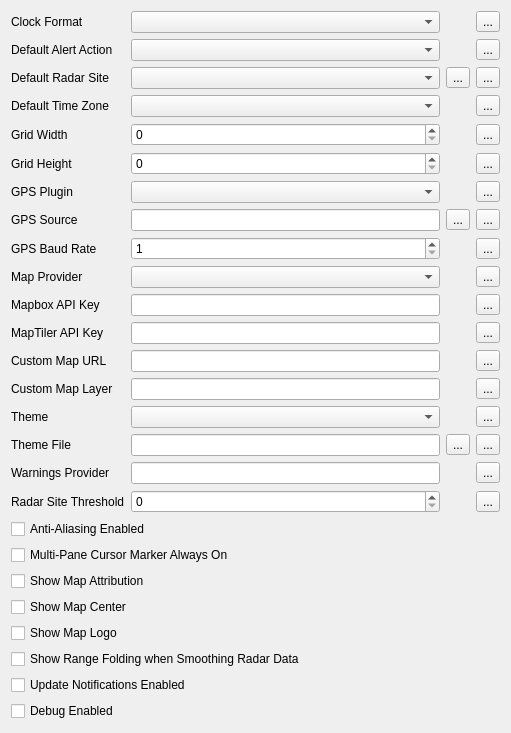
             <widget class="QWidget" name="scrollAreaWidgetContents_2">
              <property name="geometry">
               <rect>
                <x>0</x>
                <y>-302</y>
                <width>511</width>
                <height>733</height>
               </rect>
              </property>
              <layout class="QVBoxLayout" name="verticalLayout">
               <item>
                <widget class="QFrame" name="frame_2">
                 <property name="frameShape">
                  <enum>QFrame::Shape::NoFrame</enum>
                 </property>
                 <layout class="QGridLayout" name="gridLayout_4">
                  <property name="leftMargin">
                   <number>0</number>
                  </property>
                  <property name="topMargin">
                   <number>0</number>
                  </property>
                  <property name="rightMargin">
                   <number>0</number>
                  </property>
                  <property name="bottomMargin">
                   <number>0</number>
                  </property>
                  <item row="5" column="0">
                   <widget class="QLabel" name="label_2">
                    <property name="text">
                     <string>Grid Width</string>
                    </property>
                   </widget>
                  </item>
                  <item row="18" column="2">
                   <widget class="QComboBox" name="themeComboBox"/>
                  </item>
                  <item row="13" column="4">
                   <widget class="QToolButton" name="resetMapTilerApiKeyButton">
                    <property name="text">
                     <string>...</string>
                    </property>
                    <property name="icon">
                     <iconset resource="../../../../scwx-qt.qrc">
                      <normaloff>:/res/icons/font-awesome-6/rotate-left-solid.svg</normaloff>:/res/icons/font-awesome-6/rotate-left-solid.svg</iconset>
                    </property>
                   </widget>
                  </item>
                  <item row="9" column="3">
                   <widget class="QToolButton" name="gpsSourceSelectButton">
                    <property name="text">
                     <string>...</string>
                    </property>
                   </widget>
                  </item>
                  <item row="10" column="4">
                   <widget class="QToolButton" name="resetNmeaBaudRateButton">
                    <property name="text">
                     <string>...</string>
                    </property>
                    <property name="icon">
                     <iconset resource="../../../../scwx-qt.qrc">
                      <normaloff>:/res/icons/font-awesome-6/rotate-left-solid.svg</normaloff>:/res/icons/font-awesome-6/rotate-left-solid.svg</iconset>
                    </property>
                   </widget>
                  </item>
                  <item row="1" column="2">
                   <widget class="QComboBox" name="clockFormatComboBox"/>
                  </item>
                  <item row="12" column="0">
                   <widget class="QLabel" name="label_4">
                    <property name="text">
                     <string>Mapbox API Key</string>
                    </property>
                   </widget>
                  </item>
                  <item row="22" column="4">
                   <widget class="QToolButton" name="resetWarningsProviderButton">
                    <property name="text">
                     <string>...</string>
                    </property>
                    <property name="icon">
                     <iconset resource="../../../../scwx-qt.qrc">
                      <normaloff>:/res/icons/font-awesome-6/rotate-left-solid.svg</normaloff>:/res/icons/font-awesome-6/rotate-left-solid.svg</iconset>
                    </property>
                   </widget>
                  </item>
                  <item row="19" column="4">
                   <widget class="QToolButton" name="resetThemeFileButton">
                    <property name="text">
                     <string>...</string>
                    </property>
                    <property name="icon">
                     <iconset resource="../../../../scwx-qt.qrc">
                      <normaloff>:/res/icons/font-awesome-6/rotate-left-solid.svg</normaloff>:/res/icons/font-awesome-6/rotate-left-solid.svg</iconset>
                    </property>
                   </widget>
                  </item>
                  <item row="1" column="0">
                   <widget class="QLabel" name="label_20">
                    <property name="text">
                     <string>Clock Format</string>
                    </property>
                   </widget>
                  </item>
                  <item row="9" column="4">
                   <widget class="QToolButton" name="resetNmeaSourceButton">
                    <property name="text">
                     <string>...</string>
                    </property>
                    <property name="icon">
                     <iconset resource="../../../../scwx-qt.qrc">
                      <normaloff>:/res/icons/font-awesome-6/rotate-left-solid.svg</normaloff>:/res/icons/font-awesome-6/rotate-left-solid.svg</iconset>
                    </property>
                   </widget>
                  </item>
                  <item row="4" column="0">
                   <widget class="QLabel" name="label_21">
                    <property name="text">
                     <string>Default Time Zone</string>
                    </property>
                   </widget>
                  </item>
                  <item row="13" column="2">
                   <widget class="QLineEdit" name="mapTilerApiKeyLineEdit">
                    <property name="echoMode">
                     <enum>QLineEdit::EchoMode::Password</enum>
                    </property>
                   </widget>
                  </item>
                  <item row="12" column="2">
                   <widget class="QLineEdit" name="mapboxApiKeyLineEdit">
                    <property name="echoMode">
                     <enum>QLineEdit::EchoMode::Password</enum>
                    </property>
                   </widget>
                  </item>
                  <item row="8" column="2">
                   <widget class="QComboBox" name="positioningPluginComboBox"/>
                  </item>
                  <item row="18" column="4">
                   <widget class="QToolButton" name="resetThemeButton">
                    <property name="text">
                     <string>...</string>
                    </property>
                    <property name="icon">
                     <iconset resource="../../../../scwx-qt.qrc">
                      <normaloff>:/res/icons/font-awesome-6/rotate-left-solid.svg</normaloff>:/res/icons/font-awesome-6/rotate-left-solid.svg</iconset>
                    </property>
                   </widget>
                  </item>
                  <item row="19" column="0">
                   <widget class="QLabel" name="label_30">
                    <property name="text">
                     <string>Theme File</string>
                    </property>
                   </widget>
                  </item>
                  <item row="5" column="2">
                   <widget class="QSpinBox" name="gridWidthSpinBox"/>
                  </item>
                  <item row="6" column="4">
                   <widget class="QToolButton" name="resetGridHeightButton">
                    <property name="text">
                     <string>...</string>
                    </property>
                    <property name="icon">
                     <iconset resource="../../../../scwx-qt.qrc">
                      <normaloff>:/res/icons/font-awesome-6/rotate-left-solid.svg</normaloff>:/res/icons/font-awesome-6/rotate-left-solid.svg</iconset>
                    </property>
                   </widget>
                  </item>
                  <item row="3" column="4">
                   <widget class="QToolButton" name="resetRadarSiteButton">
                    <property name="text">
                     <string>...</string>
                    </property>
                    <property name="icon">
                     <iconset resource="../../../../scwx-qt.qrc">
                      <normaloff>:/res/icons/font-awesome-6/rotate-left-solid.svg</normaloff>:/res/icons/font-awesome-6/rotate-left-solid.svg</iconset>
                    </property>
                   </widget>
                  </item>
                  <item row="4" column="2">
                   <widget class="QComboBox" name="defaultTimeZoneComboBox"/>
                  </item>
                  <item row="5" column="4">
                   <widget class="QToolButton" name="resetGridWidthButton">
                    <property name="text">
                     <string>...</string>
                    </property>
                    <property name="icon">
                     <iconset resource="../../../../scwx-qt.qrc">
                      <normaloff>:/res/icons/font-awesome-6/rotate-left-solid.svg</normaloff>:/res/icons/font-awesome-6/rotate-left-solid.svg</iconset>
                    </property>
                   </widget>
                  </item>
                  <item row="14" column="2">
                   <widget class="QLineEdit" name="customMapUrlLineEdit"/>
                  </item>
                  <item row="2" column="0">
                   <widget class="QLabel" name="defaultAlertActionLabel">
                    <property name="text">
                     <string>Default Alert Action</string>
                    </property>
                   </widget>
                  </item>
                  <item row="13" column="0">
                   <widget class="QLabel" name="label_6">
                    <property name="text">
                     <string>MapTiler API Key</string>
                    </property>
                   </widget>
                  </item>
                  <item row="11" column="4">
                   <widget class="QToolButton" name="resetMapProviderButton">
                    <property name="text">
                     <string>...</string>
                    </property>
                    <property name="icon">
                     <iconset resource="../../../../scwx-qt.qrc">
                      <normaloff>:/res/icons/font-awesome-6/rotate-left-solid.svg</normaloff>:/res/icons/font-awesome-6/rotate-left-solid.svg</iconset>
                    </property>
                   </widget>
                  </item>
                  <item row="19" column="3">
                   <widget class="QToolButton" name="themeFileSelectButton">
                    <property name="text">
                     <string>...</string>
                    </property>
                   </widget>
                  </item>
                  <item row="9" column="0">
                   <widget class="QLabel" name="label_25">
                    <property name="text">
                     <string>GPS Source</string>
                    </property>
                   </widget>
                  </item>
                  <item row="15" column="2">
                   <widget class="QLineEdit" name="customMapLayerLineEdit"/>
                  </item>
                  <item row="14" column="0">
                   <widget class="QLabel" name="label_26">
                    <property name="text">
                     <string>Custom Map URL</string>
                    </property>
                   </widget>
                  </item>
                  <item row="10" column="2">
                   <widget class="QSpinBox" name="nmeaBaudRateSpinBox">
                    <property name="minimum">
                     <number>1</number>
                    </property>
                    <property name="maximum">
                     <number>999999999</number>
                    </property>
                   </widget>
                  </item>
                  <item row="11" column="2">
                   <widget class="QComboBox" name="mapProviderComboBox"/>
                  </item>
                  <item row="19" column="2">
                   <widget class="QLineEdit" name="themeFileLineEdit"/>
                  </item>
                  <item row="2" column="4">
                   <widget class="QToolButton" name="resetDefaultAlertActionButton">
                    <property name="text">
                     <string>...</string>
                    </property>
                    <property name="icon">
                     <iconset resource="../../../../scwx-qt.qrc">
                      <normaloff>:/res/icons/font-awesome-6/rotate-left-solid.svg</normaloff>:/res/icons/font-awesome-6/rotate-left-solid.svg</iconset>
                    </property>
                   </widget>
                  </item>
                  <item row="15" column="4">
                   <widget class="QToolButton" name="resetCustomMapLayerButton">
                    <property name="text">
                     <string>...</string>
                    </property>
                    <property name="icon">
                     <iconset resource="../../../../scwx-qt.qrc">
                      <normaloff>:/res/icons/font-awesome-6/rotate-left-solid.svg</normaloff>:/res/icons/font-awesome-6/rotate-left-solid.svg</iconset>
                    </property>
                   </widget>
                  </item>
                  <item row="9" column="2">
                   <widget class="QLineEdit" name="nmeaSourceLineEdit"/>
                  </item>
                  <item row="11" column="0">
                   <widget class="QLabel" name="label_7">
                    <property name="text">
                     <string>Map Provider</string>
                    </property>
                   </widget>
                  </item>
                  <item row="18" column="0">
                   <widget class="QLabel" name="label_5">
                    <property name="text">
                     <string>Theme</string>
                    </property>
                   </widget>
                  </item>
                  <item row="4" column="4">
                   <widget class="QToolButton" name="resetDefaultTimeZoneButton">
                    <property name="text">
                     <string>...</string>
                    </property>
                    <property name="icon">
                     <iconset resource="../../../../scwx-qt.qrc">
                      <normaloff>:/res/icons/font-awesome-6/rotate-left-solid.svg</normaloff>:/res/icons/font-awesome-6/rotate-left-solid.svg</iconset>
                    </property>
                   </widget>
                  </item>
                  <item row="22" column="0">
                   <widget class="QLabel" name="label_22">
                    <property name="text">
                     <string>Warnings Provider</string>
                    </property>
                   </widget>
                  </item>
                  <item row="3" column="0">
                   <widget class="QLabel" name="label">
                    <property name="text">
                     <string>Default Radar Site</string>
                    </property>
                   </widget>
                  </item>
                  <item row="14" column="4">
                   <widget class="QToolButton" name="resetCustomMapUrlButton">
                    <property name="text">
                     <string>...</string>
                    </property>
                    <property name="icon">
                     <iconset resource="../../../../scwx-qt.qrc">
                      <normaloff>:/res/icons/font-awesome-6/rotate-left-solid.svg</normaloff>:/res/icons/font-awesome-6/rotate-left-solid.svg</iconset>
                    </property>
                   </widget>
                  </item>
                  <item row="10" column="0">
                   <widget class="QLabel" name="label_24">
                    <property name="text">
                     <string>GPS Baud Rate</string>
                    </property>
                   </widget>
                  </item>
                  <item row="15" column="0">
                   <widget class="QLabel" name="label_27">
                    <property name="text">
                     <string>Custom Map Layer</string>
                    </property>
                   </widget>
                  </item>
                  <item row="6" column="2">
                   <widget class="QSpinBox" name="gridHeightSpinBox"/>
                  </item>
                  <item row="2" column="2">
                   <widget class="QComboBox" name="defaultAlertActionComboBox"/>
                  </item>
                  <item row="12" column="4">
                   <widget class="QToolButton" name="resetMapboxApiKeyButton">
                    <property name="text">
                     <string>...</string>
                    </property>
                    <property name="icon">
                     <iconset resource="../../../../scwx-qt.qrc">
                      <normaloff>:/res/icons/font-awesome-6/rotate-left-solid.svg</normaloff>:/res/icons/font-awesome-6/rotate-left-solid.svg</iconset>
                    </property>
                   </widget>
                  </item>
                  <item row="22" column="2">
                   <widget class="QLineEdit" name="warningsProviderLineEdit"/>
                  </item>
                  <item row="8" column="4">
                   <widget class="QToolButton" name="resetPositioningPluginButton">
                    <property name="text">
                     <string>...</string>
                    </property>
                    <property name="icon">
                     <iconset resource="../../../../scwx-qt.qrc">
                      <normaloff>:/res/icons/font-awesome-6/rotate-left-solid.svg</normaloff>:/res/icons/font-awesome-6/rotate-left-solid.svg</iconset>
                    </property>
                   </widget>
                  </item>
                  <item row="3" column="3">
                   <widget class="QToolButton" name="radarSiteSelectButton">
                    <property name="text">
                     <string>...</string>
                    </property>
                   </widget>
                  </item>
                  <item row="6" column="0">
                   <widget class="QLabel" name="label_3">
                    <property name="text">
                     <string>Grid Height</string>
                    </property>
                   </widget>
                  </item>
                  <item row="1" column="4">
                   <widget class="QToolButton" name="resetClockFormatButton">
                    <property name="text">
                     <string>...</string>
                    </property>
                    <property name="icon">
                     <iconset resource="../../../../scwx-qt.qrc">
                      <normaloff>:/res/icons/font-awesome-6/rotate-left-solid.svg</normaloff>:/res/icons/font-awesome-6/rotate-left-solid.svg</iconset>
                    </property>
                   </widget>
                  </item>
                  <item row="8" column="0">
                   <widget class="QLabel" name="label_23">
                    <property name="text">
                     <string>GPS Plugin</string>
                    </property>
                   </widget>
                  </item>
                  <item row="3" column="2">
                   <widget class="QComboBox" name="radarSiteComboBox"/>
                  </item>
                  <item row="23" column="0">
                   <widget class="QLabel" name="label_31">
                    <property name="text">
                     <string>Radar Site Threshold</string>
                    </property>
                   </widget>
                  </item>
                  <item row="23" column="4">
                   <widget class="QToolButton" name="resetRadarSiteThresholdButton">
                    <property name="text">
                     <string>...</string>
                    </property>
                    <property name="icon">
                     <iconset resource="../../../../scwx-qt.qrc">
                      <normaloff>:/res/icons/font-awesome-6/rotate-left-solid.svg</normaloff>:/res/icons/font-awesome-6/rotate-left-solid.svg</iconset>
                    </property>
                   </widget>
                  </item>
                  <item row="23" column="2">
                   <widget class="QDoubleSpinBox" name="radarSiteThresholdSpinBox">
                    <property name="decimals">
                     <number>0</number>
                    </property>
                    <property name="maximum">
                     <double>999.000000000000000</double>
                    </property>
                    <property name="stepType">
                     <enum>QAbstractSpinBox::StepType::DefaultStepType</enum>
                    </property>
                   </widget>
                  </item>
                 </layout>
                </widget>
               </item>
               <item>
                <widget class="QCheckBox" name="antiAliasingEnabledCheckBox">
                 <property name="text">
                  <string>Anti-Aliasing Enabled</string>
                 </property>
                </widget>
               </item>
               <item>
                <widget class="QCheckBox" name="cursorIconAlwaysOnCheckBox">
                 <property name="acceptDrops">
                  <bool>false</bool>
                 </property>
                 <property name="toolTip">
                  <string/>
                 </property>
                 <property name="text">
                  <string>Multi-Pane Cursor Marker Always On</string>
                 </property>
                </widget>
               </item>
               <item>
                <widget class="QCheckBox" name="showMapAttributionCheckBox">
                 <property name="text">
                  <string>Show Map Attribution</string>
                 </property>
                </widget>
               </item>
               <item>
                <widget class="QCheckBox" name="showMapCenterCheckBox">
                 <property name="text">
                  <string>Show Map Center</string>
                 </property>
                </widget>
               </item>
               <item>
                <widget class="QCheckBox" name="showMapLogoCheckBox">
                 <property name="text">
                  <string>Show Map Logo</string>
                 </property>
                </widget>
               </item>
               <item>
                <widget class="QCheckBox" name="showSmoothedRangeFoldingCheckBox">
                 <property name="text">
                  <string>Show Range Folding when Smoothing Radar Data</string>
                 </property>
                </widget>
               </item>
               <item>
                <widget class="QCheckBox" name="enableUpdateNotificationsCheckBox">
                 <property name="text">
                  <string>Update Notifications Enabled</string>
                 </property>
                </widget>
               </item>
               <item>
                <widget class="QCheckBox" name="debugEnabledCheckBox">
                 <property name="text">
                  <string>Debug Enabled</string>
                 </property>
                </widget>
               </item>
               <item>
                <spacer name="verticalSpacer">
                 <property name="orientation">
                  <enum>Qt::Orientation::Vertical</enum>
                 </property>
                 <property name="sizeHint" stdset="0">
                  <size>
                   <width>20</width>
                   <height>40</height>
                  </size>
                 </property>
                </spacer>
               </item>
              </layout>
             </widget>
